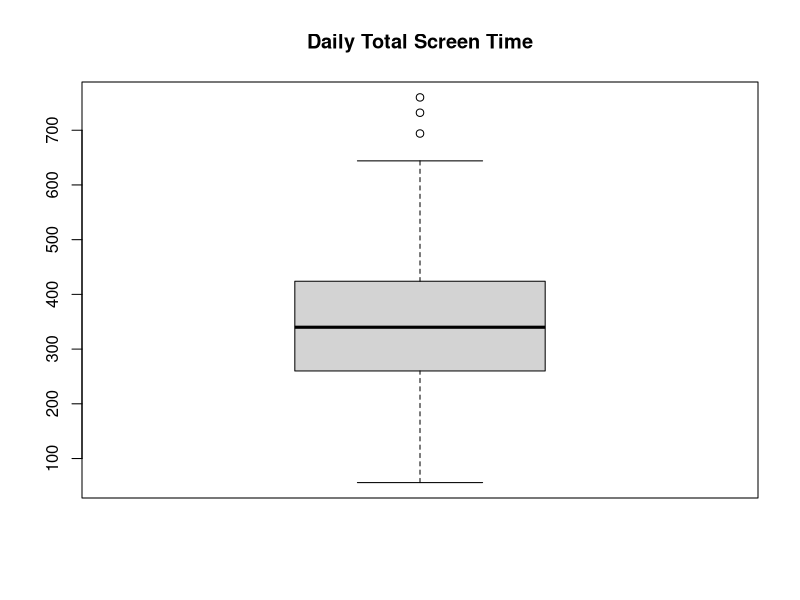
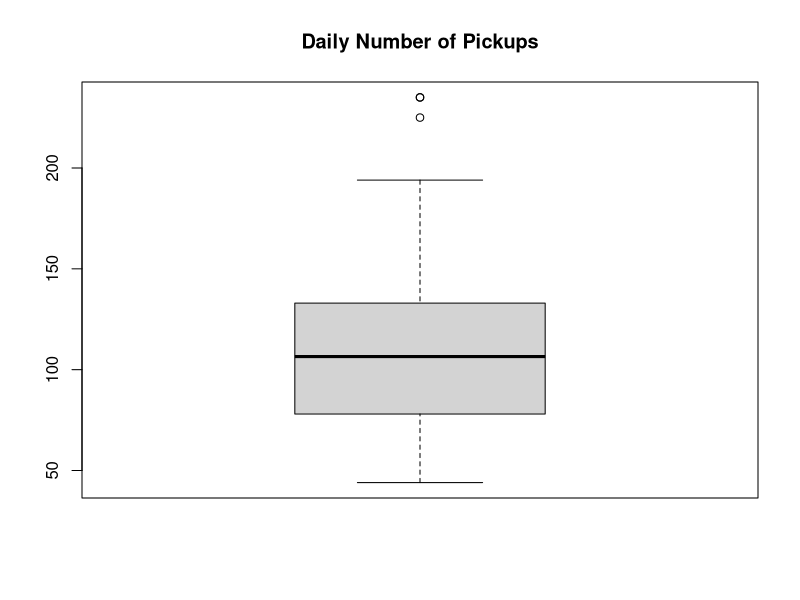
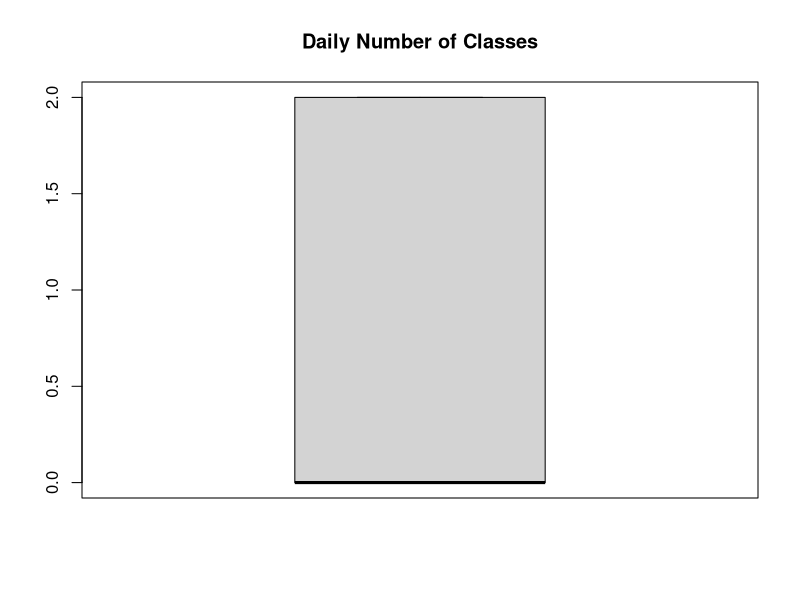
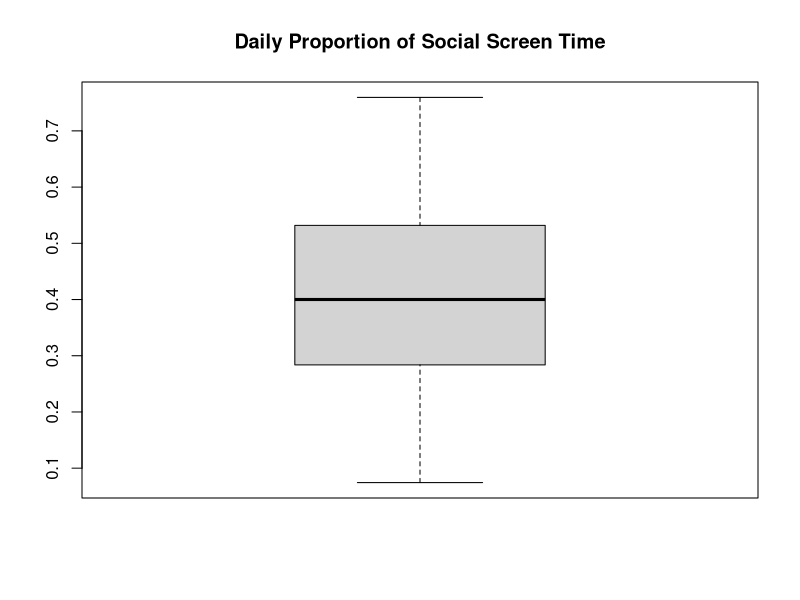
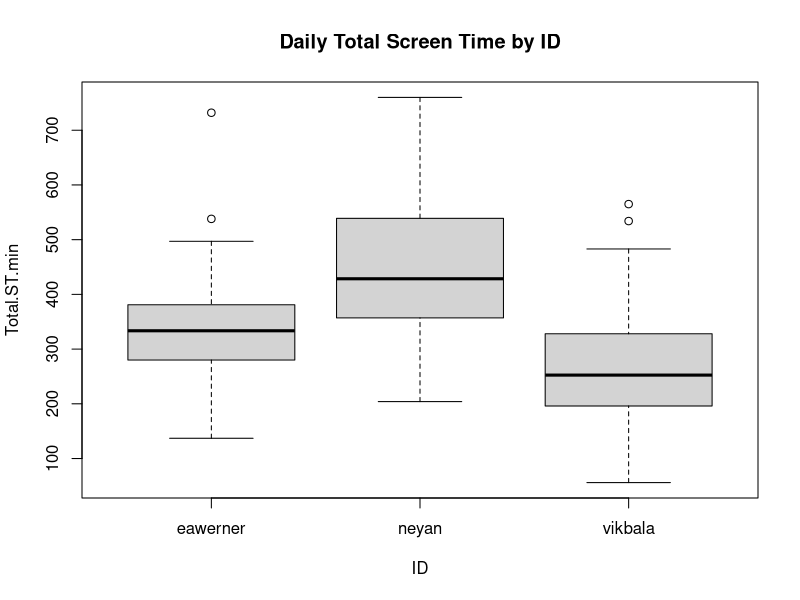
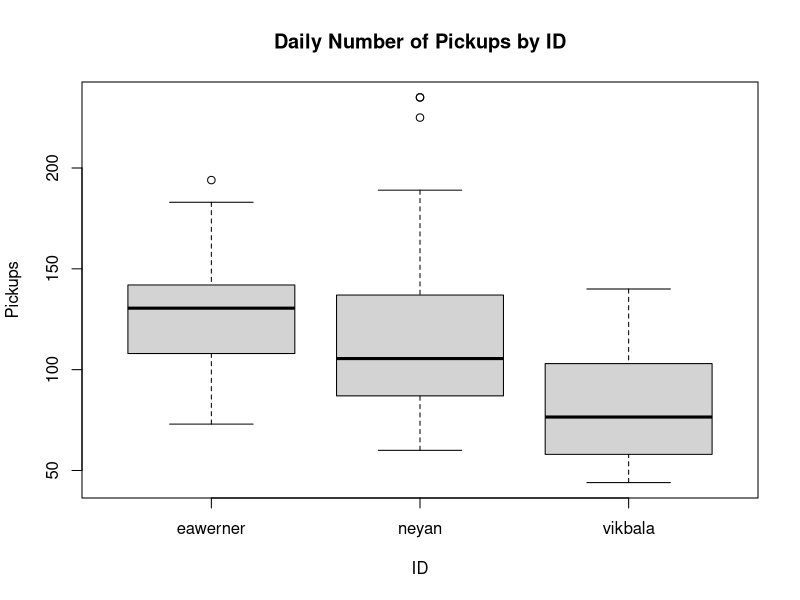
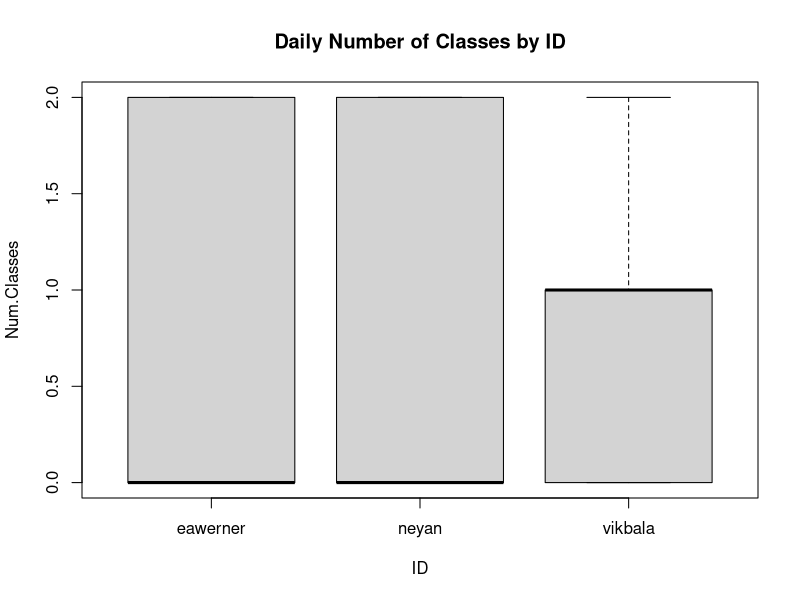
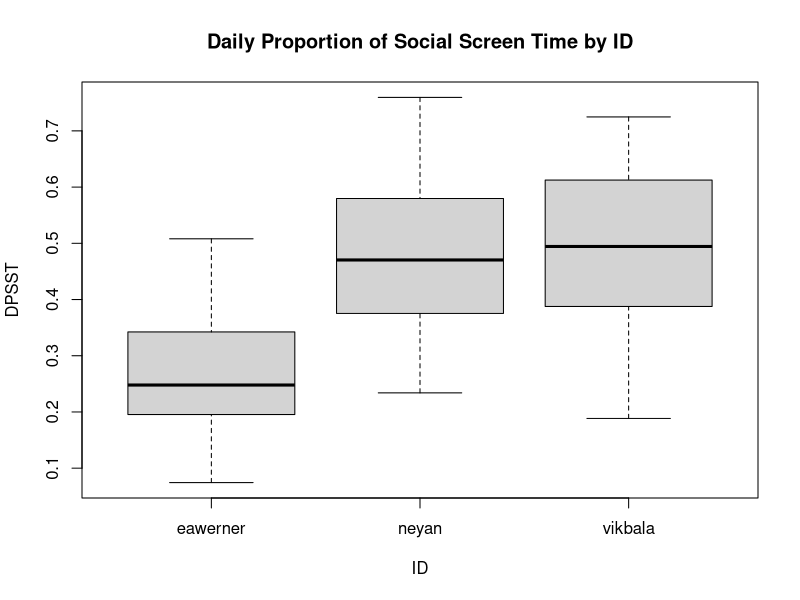

These figures' R source, in order:
# BIOSTAT 620 - Group Project I
# Vikram Bala, Ethan Werner, Neyan Deng
# Team VENTURE

library(readxl)
library(dplyr)
library(ggplot2)

# read data
data <- read_excel("VENTURE_baseline_data.xlsx", sheet="combined_raw_data")
date_range <- seq(as.Date("2024/01/03"), by="day", length.out=42)
data$Date <- c(date_range, date_range, date_range)

# calculate summary statistics
summary_data <- summary(data)
sample_size <- nrow(data)
var_total_st <- var(data$Total.ST.min)
var_pickups <- var(data$Pickups)
var_num_classes <- var(data$Num.Classes)
var_dpsst_classes <- var(data$DPSST)

# generate boxplots
boxplot(data$Total.ST.min, main="Daily Total Screen Time")
boxplot(data$Pickups, main="Daily Number of Pickups")
boxplot(data$Num.Classes, main="Daily Number of Classes")
boxplot(data$DPSST, main="Daily Proportion of Social Screen Time")

boxplot(Total.ST.min~ID, data=data, main="Daily Total Screen Time by ID")
boxplot(Pickups~ID, data=data, main="Daily Number of Pickups by ID")
boxplot(Num.Classes~ID, data=data, main="Daily Number of Classes by ID")
boxplot(DPSST~ID, data=data, main="Daily Proportion of Social Screen Time by ID")

# generate scatterplots
data_sub <- select(data, "Total.ST.min", "Pickups", "Num.Classes", "DPSST")
plot(data_sub)
plot(data_sub, col=as.factor(data$ID))

# generate time series plots
ggplot(aes(x=Date, y=Total.ST.min), data=data) + geom_line()
ggplot(aes(x=Date, y=Pickups), data=data) + geom_line()
ggplot(aes(x=Date, y=Num.Classes), data=data) + geom_line()
ggplot(aes(x=Date, y=DPSST), data=data) + geom_line()

ggplot(aes(x=Date, y=Total.ST.min, color=ID), data=data) + geom_line()
ggplot(aes(x=Date, y=Pickups, color=ID), data=data) + geom_line()
ggplot(aes(x=Date, y=Num.Classes, color=ID), data=data) + geom_line()
ggplot(aes(x=Date, y=DPSST, color=ID), data=data) + geom_line()
